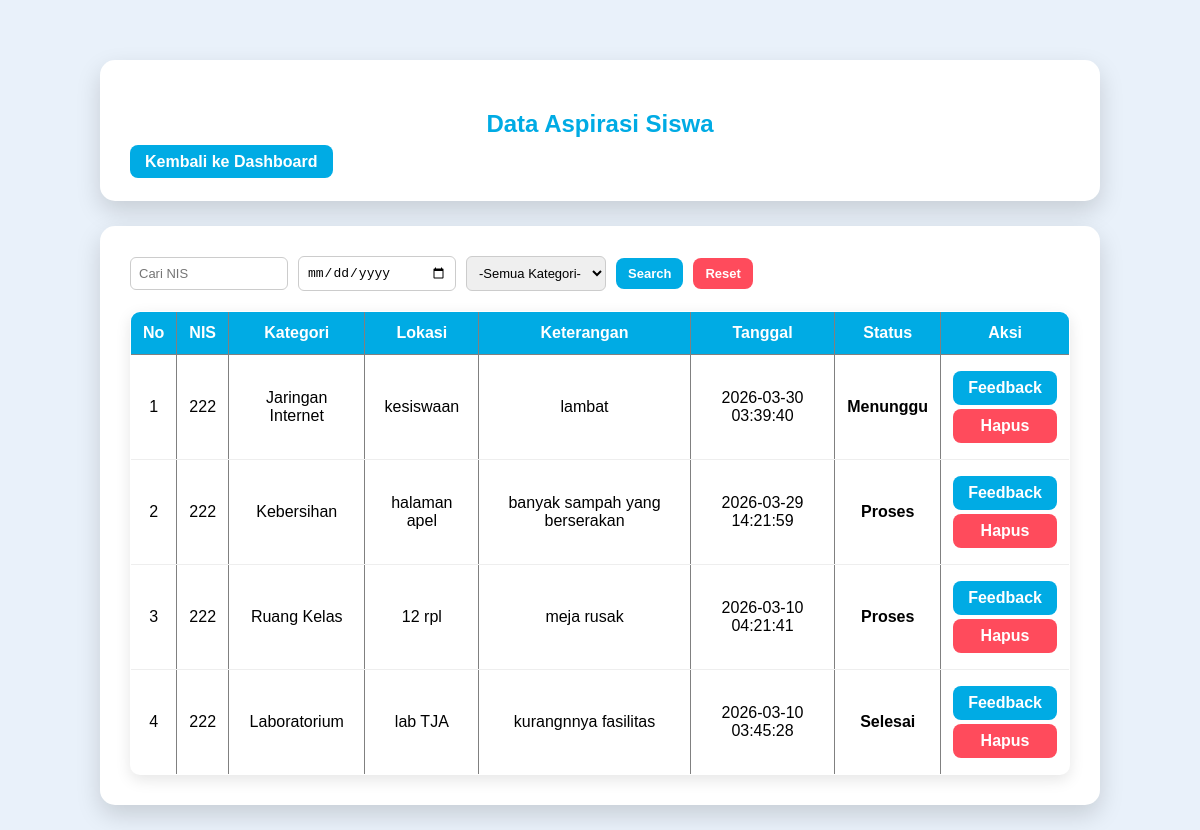
Page /admin/data_aspirasi.php?nis=222 (signed in) on the committed database.
### tables this page shows
CREATE TABLE `input_aspirasi` (
  `id_pelaporan` int(5) NOT NULL,
  `nis` int(10) NOT NULL,
  `id_kategori` int(5) NOT NULL,
  `lokasi` varchar(50) NOT NULL,
  `ket` varchar(50) NOT NULL,
  `tanggal` timestamp NOT NULL DEFAULT current_timestamp()
);

CREATE TABLE `kategori` (
  `id_kategori` int(5) NOT NULL,
  `ket_kategori` varchar(30) NOT NULL
);

CREATE TABLE `aspirasi` (
  `id_aspirasi` int(5) NOT NULL,
  `status` enum('menunggu','proses','selesai') NOT NULL,
  `id_pelaporan` int(5) NOT NULL,
  `feedback` varchar(50) NOT NULL
);

### admin/data_aspirasi.php (the view, shortened to what this page needs)
<?php
include "../db.php";
$nis      = isset($_GET['nis']) ? $_GET['nis'] : '';
$sql = "SELECT
            input_aspirasi.*,
            aspirasi.status,
            kategori.ket_kategori
        FROM input_aspirasi
        LEFT JOIN aspirasi
            ON input_aspirasi.id_pelaporan = aspirasi.id_pelaporan
        LEFT JOIN kategori
            ON input_aspirasi.id_kategori = kategori.id_kategori
        WHERE 1=1";
if ($nis != '') {
    $sql .= " AND input_aspirasi.nis LIKE '%$nis%'";
}
$sql .= " ORDER BY input_aspirasi.id_pelaporan DESC";
$query = mysqli_query($conn, $sql);
?>
<!DOCTYPE html>
<html>
<head>
    <link rel="stylesheet" href="../aset/css/style.css">
</head>
<body class="admin-page">
    <div class="container">
        <div class="card">
            <h2>Data Aspirasi Siswa</h2>
            <a href="dashboard.php" class="btn">Kembali ke Dashboard</a>
        </div>
        <div class="card">
            <form method="GET" class="search-form">
                <input type="text" name="nis" placeholder="Cari NIS">
                <input type="date" name="tanggal">
                <select name="kategori">
                    <option value="">-Semua Kategori-</option>
                </select>
                <button type="submit" class="btn">Search</button>
                <a href="data_aspirasi.php" class="btn logout">Reset</a>
            </form>
            <table border="1" width="100%" cellpadding="10" cellspacing="0">
                <tr>
                    <th>No</th>
                    <th>NIS</th>
                    <th>Kategori</th>
                    <th>Lokasi</th>
                    <th>Keterangan</th>
                    <th>Tanggal</th>
                    <th>Status</th>
                    <th>Aksi</th>
                </tr>
                <?php
                if (mysqli_num_rows($query) == 0) {
                ?>
                    <tr>
                        <td colspan="8" style="text-align:center;">
                            Belum ada data aspirasi
                        </td>
                    </tr>
                <?php
                } else {
                    $no = 1;
                    while ($data = mysqli_fetch_assoc($query)) {
                        $status = $data['status'] ? $data['status'] : 'menunggu';
                ?>
                        <tr>
                            <td><?php echo $no++; ?></td>
                            <td><?php echo $data['nis']; ?></td>
                            <td><?php echo $data['ket_kategori']; ?></td>
                            <td><?php echo $data['lokasi']; ?></td>
                            <td><?php echo $data['ket']; ?></td>
                            <td><?php echo $data['tanggal']; ?></td>
                            <td class="status">
                                <?php echo ucfirst($status); ?>
                            </td>
                            <td>
                                <a href="feedback.php?id=<?php echo $data['id_pelaporan']; ?>" class="btn">
                                    Feedback
                                </a>
                                <a href="hapus.php?id=<?php echo $data['id_pelaporan']; ?>"
                                   class="btn logout"
                                   onclick="return confirm('Yakin ingin hapus data ini?')">
                                    Hapus
                                </a>
                            </td>
                        </tr>
                <?php
                    }
                }
                ?>
            </table>
        </div>
    </div>
</body>
</html>

### aset/css/style.css (style rules this page uses)
body { margin:0; font-family: Arial, Helvetica, sans-serif; }
.admin-page { background:#E9F1FA; min-height:100vh; }
.container { width:85%; max-width:1000px; margin:auto; padding-top:60px; }
.card { background:#FFFFFF; padding:30px; border-radius:15px; margin-bottom:25px; box-shadow:0 10px 25px rgba(0,0,0,0.15); }
.card h2, .card h3 { margin-bottom:15px; color:#00ABE4; }
form { display:flex; flex-direction:column; }
input,select,textarea { padding:8px; border-radius:6px; border:1px solid #ccc; }
form input, form select { padding:10px; border-radius:8px; border:1px solid #ccc; font-size:14px; }
form button { padding:10px; border:none; border-radius:8px; background:#00ABE4; color:#FFFFFF; font-size:16px; cursor:pointer; }
.search-form { display:flex; flex-direction:row; gap:10px; align-items:center; flex-wrap:wrap; margin-bottom:20px; }
.search-form input, .search-form select { width:140px; padding:8px; border-radius:6px; border:1px solid #ccc; font-size:13px; }
.search-form button, .search-form .btn { padding:8px 12px; font-size:13px; }
table { width:100%; border-collapse:collapse; background:#FFFFFF; border-radius:10px; overflow:hidden; box-shadow:0 5px 15px rgba(0,0,0,0.1); }
table th { background:#00ABE4; color:#FFFFFF; padding:12px; font-weight:bold; }
table td { padding:12px; text-align:center; border-bottom:1px solid #eee; }
.status { font-weight:bold; text-align:center; color:black; }
.btn { background:#00ABE4; color:#FFFFFF; padding:8px 15px; border-radius:8px; text-decoration:none; font-weight:bold; }
.logout { background:#ff4b5c; }
td .btn { display:block; margin:4px 0; text-align:center; }
.card h2 { text-align: center; margin-bottom: 15px; }

### rows in the picture
input_aspirasi: nis "222", id_kategori.ket_kategori "Jaringan Internet", lokasi "kesiswaan", ket "lambat", tanggal "2026-03-30 03:39:40", status "Menunggu"
input_aspirasi: nis "222", id_kategori.ket_kategori "Kebersihan", lokasi "halaman apel", ket "banyak sampah yang berserakan", tanggal "2026-03-29 14:21:59", aspirasi.status "Proses"
input_aspirasi: nis "222", id_kategori.ket_kategori "Ruang Kelas", lokasi "12 rpl", ket "meja rusak", tanggal "2026-03-10 04:21:41", aspirasi.status "Proses"
input_aspirasi: nis "222", id_kategori.ket_kategori "Laboratorium", lokasi "lab TJA", ket "kurangnnya fasilitas", tanggal "2026-03-10 03:45:28", aspirasi.status "Selesai"
